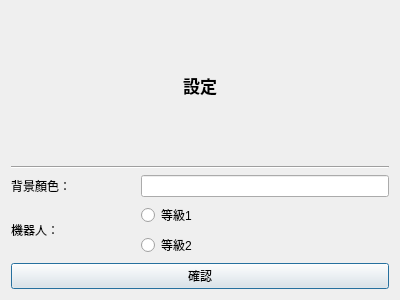
<?xml version="1.0" encoding="UTF-8"?>
<ui version="4.0">
 <class>SettingDialog</class>
 <widget class="QDialog" name="SettingDialog">
  <property name="geometry">
   <rect>
    <x>0</x>
    <y>0</y>
    <width>400</width>
    <height>300</height>
   </rect>
  </property>
  <property name="windowTitle">
   <string>Dialog</string>
  </property>
  <layout class="QGridLayout" name="gridLayout_2">
   <item row="0" column="0">
    <layout class="QGridLayout" name="gridLayout">
     <item row="0" column="0">
      <layout class="QVBoxLayout" name="verticalLayout" stretch="1,0,2,2,0">
       <property name="sizeConstraint">
        <enum>QLayout::SetDefaultConstraint</enum>
       </property>
       <item>
        <widget class="QLabel" name="label">
         <property name="font">
          <font>
           <pointsize>13</pointsize>
           <weight>75</weight>
           <bold>true</bold>
          </font>
         </property>
         <property name="text">
          <string>設定</string>
         </property>
         <property name="alignment">
          <set>Qt::AlignCenter</set>
         </property>
        </widget>
       </item>
       <item>
        <widget class="Line" name="line">
         <property name="orientation">
          <enum>Qt::Horizontal</enum>
         </property>
        </widget>
       </item>
       <item>
        <layout class="QHBoxLayout" name="horizontalLayout" stretch="2,4">
         <item>
          <widget class="QLabel" name="bgColor_label">
           <property name="text">
            <string>背景顏色：</string>
           </property>
          </widget>
         </item>
         <item>
          <widget class="QLineEdit" name="bgColor_lineEdit"/>
         </item>
        </layout>
       </item>
       <item>
        <layout class="QHBoxLayout" name="horizontalLayout_5" stretch="2,4">
         <item>
          <widget class="QLabel" name="robotLevel_label">
           <property name="text">
            <string>機器人：</string>
           </property>
          </widget>
         </item>
         <item>
          <layout class="QVBoxLayout" name="verticalLayout_2">
           <item>
            <widget class="QRadioButton" name="radioButton">
             <property name="text">
              <string>等級1</string>
             </property>
             <attribute name="buttonGroup">
              <string notr="true">robotLevel</string>
             </attribute>
            </widget>
           </item>
           <item>
            <widget class="QRadioButton" name="radioButton_2">
             <property name="text">
              <string>等級2</string>
             </property>
             <attribute name="buttonGroup">
              <string notr="true">robotLevel</string>
             </attribute>
            </widget>
           </item>
          </layout>
         </item>
        </layout>
       </item>
       <item>
        <widget class="QPushButton" name="submit_btn">
         <property name="text">
          <string>確認</string>
         </property>
        </widget>
       </item>
      </layout>
     </item>
    </layout>
   </item>
  </layout>
 </widget>
 <resources/>
 <connections/>
 <buttongroups>
  <buttongroup name="robotLevel"/>
 </buttongroups>
</ui>
